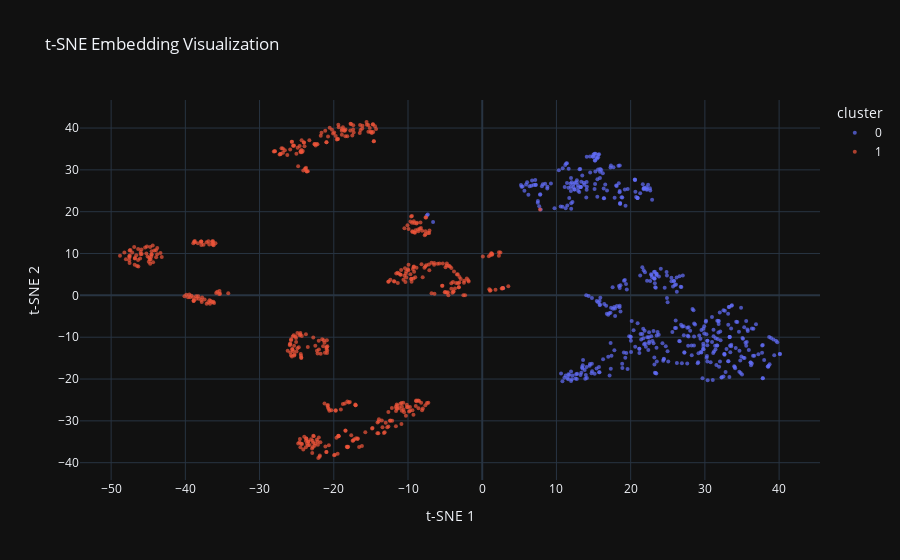
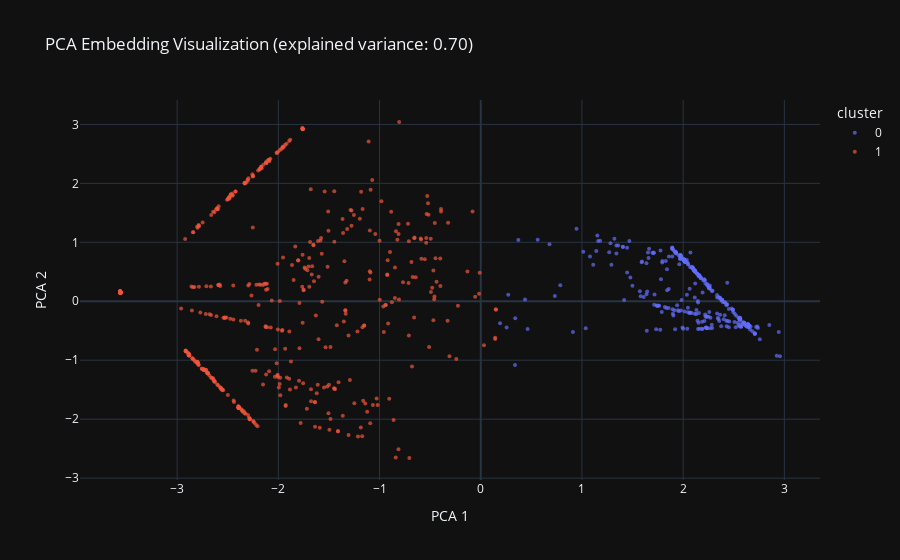

The cell these charts' notebook holds for them, in order:
### Code cell
generate_analysis_report("./embeddings_output/lightweight")

### Figure 1 — Plotly figure (JSON) as saved in the notebook; plotly's stock layout.template omitted (floating-point values rounded to 4 significant figures; data arrays with more than 128 entries replaced by an {"elided": "..."} marker saying what was removed)
{"data": [{"customdata": {"elided": "479x1 str values"}, "hovertemplate": "cluster=0<br>t-SNE 1=%{x}<br>t-SNE 2=%{y}<br>text_preview=%{customdata[0]}<extra></extra>", "legendgroup": "0", "marker": {"color": "#636efa", "symbol": "circle", "opacity": 0.7, "size": 4}, "mode": "markers", "name": "0", "orientation": "v", "showlegend": true, "x": {"elided": "479 float values"}, "xaxis": "x", "y": {"elided": "479 float values"}, "yaxis": "y", "type": "scatter"}, {"customdata": {"elided": "521x1 str values"}, "hovertemplate": "cluster=1<br>t-SNE 1=%{x}<br>t-SNE 2=%{y}<br>text_preview=%{customdata[0]}<extra></extra>", "legendgroup": "1", "marker": {"color": "#EF553B", "symbol": "circle", "opacity": 0.7, "size": 4}, "mode": "markers", "name": "1", "orientation": "v", "showlegend": true, "x": {"elided": "521 float values"}, "xaxis": "x", "y": {"elided": "521 float values"}, "yaxis": "y", "type": "scatter"}], "layout": {"xaxis": {"anchor": "y", "domain": [0.0, 1.0], "title": {"text": "t-SNE 1"}}, "yaxis": {"anchor": "x", "domain": [0.0, 1.0], "title": {"text": "t-SNE 2"}}, "legend": {"title": {"text": "cluster"}, "tracegroupgap": 0}, "title": {"text": "t-SNE Embedding Visualization"}}}

### Figure 2 — Plotly figure (JSON) as saved in the notebook; plotly's stock layout.template omitted (floating-point values rounded to 4 significant figures; data arrays with more than 128 entries replaced by an {"elided": "..."} marker saying what was removed)
{"data": [{"customdata": {"elided": "479x1 str values"}, "hovertemplate": "cluster=0<br>PCA 1=%{x}<br>PCA 2=%{y}<br>text_preview=%{customdata[0]}<extra></extra>", "legendgroup": "0", "marker": {"color": "#636efa", "symbol": "circle", "opacity": 0.7, "size": 4}, "mode": "markers", "name": "0", "orientation": "v", "showlegend": true, "x": {"elided": "479 float values"}, "xaxis": "x", "y": {"elided": "479 float values"}, "yaxis": "y", "type": "scatter"}, {"customdata": {"elided": "521x1 str values"}, "hovertemplate": "cluster=1<br>PCA 1=%{x}<br>PCA 2=%{y}<br>text_preview=%{customdata[0]}<extra></extra>", "legendgroup": "1", "marker": {"color": "#EF553B", "symbol": "circle", "opacity": 0.7, "size": 4}, "mode": "markers", "name": "1", "orientation": "v", "showlegend": true, "x": {"elided": "521 float values"}, "xaxis": "x", "y": {"elided": "521 float values"}, "yaxis": "y", "type": "scatter"}], "layout": {"xaxis": {"anchor": "y", "domain": [0.0, 1.0], "title": {"text": "PCA 1"}}, "yaxis": {"anchor": "x", "domain": [0.0, 1.0], "title": {"text": "PCA 2"}}, "legend": {"title": {"text": "cluster"}, "tracegroupgap": 0}, "title": {"text": "PCA Embedding Visualization (explained variance: 0.70)"}}}
